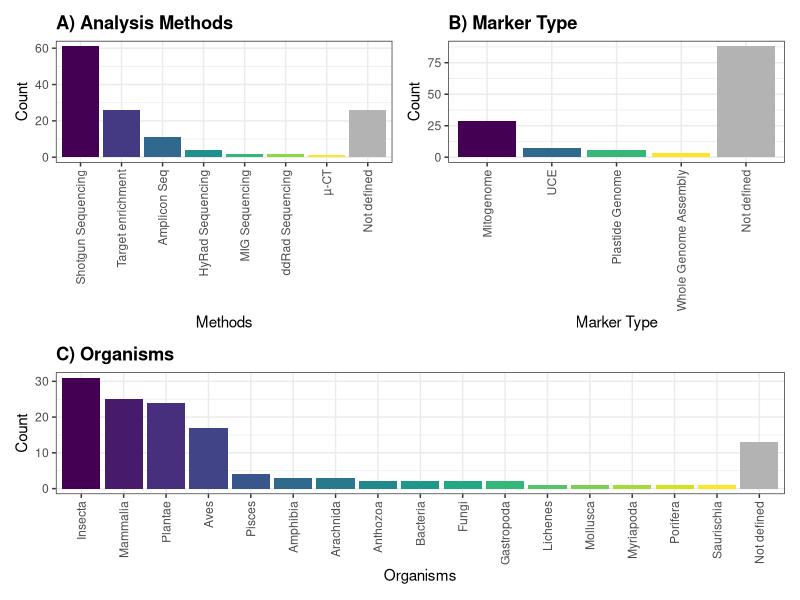
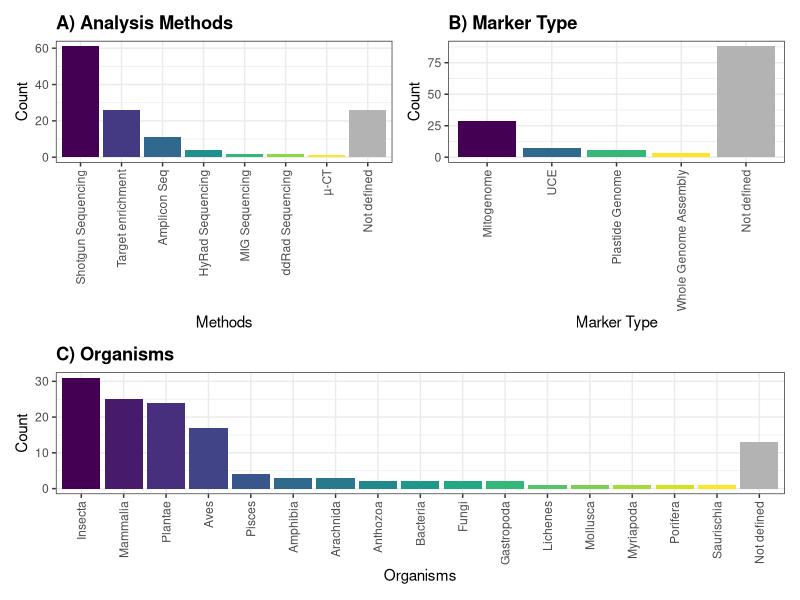

R code for these plots, in order:
# Set working directory
setwd("P:/OMICS/Data_Analysis/WoS_Museomics")

# Load required libraries
library(readxl)
library(dplyr)
library(ggplot2)
library(viridis) # for the color palette
library(stringr)
library(tidyr)
library(igraph)
library(ggrepel) # To prevent label overlap
library(patchwork) # For combining plots

# Read the specific worksheet
omics_data <- read_excel("data/Omics_Details.xlsx", sheet = "Paperdaten")

# Create directories for results
dir.create("results")
dir.create("results/figures")

# Basic overview
glimpse(omics_data) # Structure of the data
summary(omics_data) # Summary statistics
head(omics_data) # First few rows

# Prepare Methods data
method_data <- omics_data %>%
    mutate(Methods = ifelse(is.na(Methods) | str_trim(Methods) == "", "Not defined", Methods)) %>%
    mutate(Methods_wrapped = str_wrap(Methods, width = 30))

method_levels <- method_data %>%
    count(Methods_wrapped) %>%
    arrange(desc(n)) %>%
    pull(Methods_wrapped)

# Ensure "Not defined" is last
method_levels <- c(setdiff(method_levels, "Not defined"), "Not defined")
method_data$Methods_wrapped <- factor(method_data$Methods_wrapped, levels = method_levels)

# Prepare Marker data
loci_data <- omics_data %>%
    mutate(Marker = ifelse(is.na(Marker) | str_trim(Marker) == "", "Not defined", Marker)) %>%
    mutate(Marker_wrapped = str_wrap(Marker, width = 30))

loci_levels <- loci_data %>%
    count(Marker_wrapped) %>%
    arrange(desc(n)) %>%
    pull(Marker_wrapped)

# Ensure "Not defined" is last
loci_levels <- c(setdiff(loci_levels, "Not defined"), "Not defined")
loci_data$Marker_wrapped <- factor(loci_data$Marker_wrapped, levels = loci_levels)

# Prepare Organisms data (with corrected column name)
organism_grouping_data <- omics_data %>%
    mutate(`Organisms` = ifelse(is.na(`Organisms`) | str_trim(`Organisms`) == "", "Not defined", `Organisms`)) %>%
    mutate(OG_wrapped = str_wrap(`Organisms`, width = 30))

organism_grouping_levels <- organism_grouping_data %>%
    count(OG_wrapped) %>%
    arrange(desc(n)) %>%
    pull(OG_wrapped)

# Ensure "Not defined" is last
organism_grouping_levels <- c(setdiff(organism_grouping_levels, "Not defined"), "Not defined")
organism_grouping_data$OG_wrapped <- factor(organism_grouping_data$OG_wrapped, levels = organism_grouping_levels)

get_fill_colors <- function(levels) {
    has_not_defined <- "Not defined" %in% levels
    other_levels <- setdiff(levels, "Not defined")
    viridis_colors <- viridis(length(other_levels), option = "D")

    if (has_not_defined) {
        fill_colors <- setNames(c(viridis_colors, "grey70"), c(other_levels, "Not defined"))
    } else {
        fill_colors <- setNames(viridis_colors, other_levels)
    }

    return(fill_colors)
}

method_fill <- get_fill_colors(method_levels)
loci_fill <- get_fill_colors(loci_levels)
OG_fill <- get_fill_colors(organism_grouping_levels)

# Plot A: Methods
p1 <- ggplot(method_data, aes(x = Methods_wrapped, fill = Methods_wrapped)) +
    geom_bar(show.legend = FALSE) +
    scale_fill_manual(values = method_fill) +
    labs(title = "A) Analysis Methods", x = "Methods", y = "Count") +
    theme_bw() +
    theme(
        plot.title = element_text(face = "bold", hjust = 0),
        axis.text.x = element_text(angle = 90, vjust = 0.5, hjust = 1)
    )

# Plot B: Marker
p2 <- ggplot(loci_data, aes(x = Marker_wrapped, fill = Marker_wrapped)) +
    geom_bar(show.legend = FALSE) +
    scale_fill_manual(values = loci_fill) +
    labs(title = "B) Marker Type", x = "Marker Type", y = "Count") +
    theme_bw() +
    theme(
        plot.title = element_text(face = "bold", hjust = 0),
        axis.text.x = element_text(angle = 90, vjust = 0.5, hjust = 1)
    )

# Prepare Key Question data (splitting by commas)
key_question_data <- omics_data %>%
    mutate(Key_Question_split = str_split(`Key Question`, ",")) %>%
    unnest(Key_Question_split) %>%
    mutate(Key_Question_split = str_trim(Key_Question_split)) %>%
    filter(Key_Question_split != "") %>%
    count(Key_Question_split) %>%
    arrange(desc(n)) # Sort by count in descending order

# Ensure "Not defined" is last and grey for Key Question
key_question_data$Key_Question_split <- factor(key_question_data$Key_Question_split,
    levels = c(setdiff(unique(key_question_data$Key_Question_split), "Not defined"), "Not defined")
)

# Prepare fill color for Key Question (after splitting)
key_question_fill <- get_fill_colors(key_question_data$Key_Question_split)

# Plot C: Organism Grouping
p3 <- ggplot(organism_grouping_data, aes(x = OG_wrapped, fill = OG_wrapped)) +
    geom_bar(show.legend = FALSE) +
    scale_fill_manual(values = OG_fill) +
    labs(title = "C) Organisms", x = "Organisms", y = "Count") +
    theme_bw() +
    theme(
        plot.title = element_text(face = "bold", hjust = 0),
        axis.text.x = element_text(angle = 90, vjust = 0.5, hjust = 1)
    )


# Plot D: Key Question
p4 <- ggplot(key_question_data, aes(x = Key_Question_split, y = n, fill = Key_Question_split)) +
    geom_col(show.legend = FALSE) + # Use geom_col to ensure correct heights
    scale_fill_manual(values = key_question_fill) +
    labs(title = "D) Key Question", x = "Key Question", y = "Count") +
    theme_bw() +
    theme(
        plot.title = element_text(face = "bold", hjust = 0),
        axis.text.x = element_text(angle = 90, vjust = 0.5, hjust = 1)
    )

# Combine A + B in top row, C in bottom row
combined_plot <- (p1 | p2) / p3 + plot_layout(heights = c(1, 1))

# Save the combined plot
ggsave("results/figures/Methods_Marker_Organism_Grouping_Key_Question_Histograms.pdf", combined_plot, width = 12, height = 8, dpi = 300)
ggsave("results/figures/Methods_Marker_Organism_Grouping_Key_Question_Histograms.png", combined_plot, width = 12, height = 8, dpi = 300)
